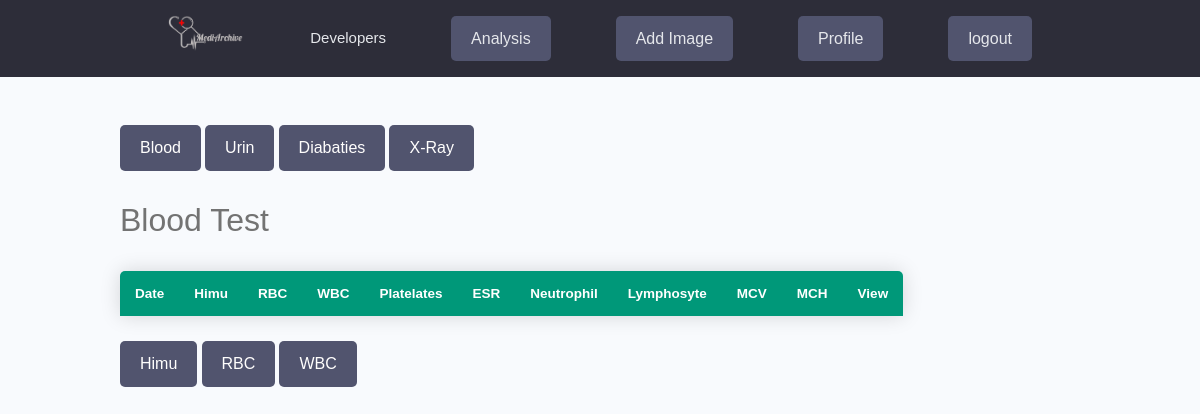
The app's page /bloodAnalysis/ (signed in), older data.
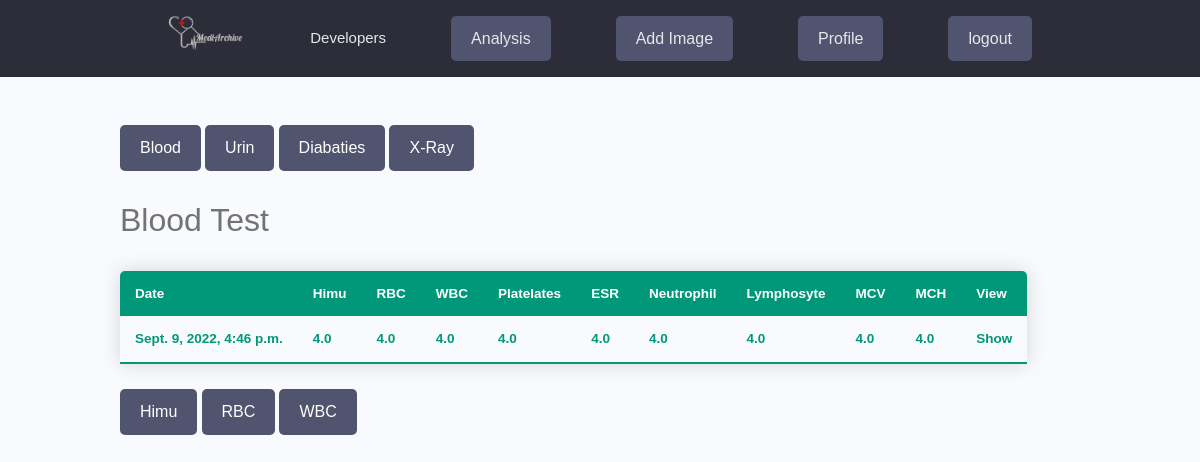
The same page, newer data.
### medical_report/models.py (models this page shows, shortened)
class Blood_report(models.Model):
    blood_owner = models.ForeignKey(Profile,null=True,blank=True,on_delete=models.CASCADE)
    hemoglobin = models.FloatField(null=True, blank=True)
    rbc = models.FloatField(null=True, blank=True)
    wbc = models.FloatField(null=True, blank=True)
    platelets = models.FloatField(null=True, blank=True)
    esr = models.FloatField(null=True, blank=True)
    neutrophil = models.FloatField(null=True, blank=True)
    lymphocyte = models.FloatField(null=True, blank=True)
    mcv = models.FloatField(null=True, blank=True)
    mch = models.FloatField(null=True, blank=True)
    created = models.DateTimeField(auto_now_add=True, blank=False)
    id = models.UUIDField(default=uuid.uuid4,unique=True,primary_key=True,editable=False)

### medical_report/views.py (the view)
# urls.py: path('bloodAnalysis/',bloodAnalysis,name='bloodAnalysis'),
@login_required(login_url='login')
def bloodAnalysis(request):
    profile = request.user.profile
    pr = profile.blood_report_set.all()
    context = {'pr': pr}
    return render(request, "medical_report/blood_analysis.html",context)

### medical_report/templates/medical_report/blood_analysis.html
{% extends 'main.html' %}
{% load static %}
{% block content  %}
<div class="container">
    <br><br>
        <a href="{% url 'bloodAnalysis' %}" class="btn btn--sub">Blood</a>
        <a href="{% url 'urinAnalysis' %}" class="btn btn--sub">Urin</a>
        <a href="" class="btn btn--sub">Diabaties</a>
        <a href="" class="btn btn--sub">X-Ray</a>
    <br><br>
    <div class=" ">
        <h3>Blood Test</h3>
        <table class="content-table">
            <thead>
            <tr>
                <th>Date</th>
                <th>Himu</th>
                <th>RBC</th>
                <th>WBC</th>
                <th>Platelates</th>
                <th>ESR</th>
                <th>Neutrophil</th>
                <th>Lymphosyte</th>
                <th>MCV</th>
                <th>MCH</th>
                <td>View</td>
            </tr>
            </thead>
            <tbody >
                {% for p in pr %}
                <tr class="active-row">
                    <td>{{  p.created }}</td>
                    <td>{{  p.hemoglobin }}</td>
                    <td>{{  p.rbc }}</td>
                    <td>{{  p.wbc }}</td>
                    <td>{{  p.platelets }}</td>
                    <td>{{  p.esr }}</td>
                    <td>{{  p.neutrophil }}</td>
                    <td>{{  p.lymphocyte }}</td>
                    <td>{{  p.mcv }}</td>
                    <td>{{  p.mch }}</td>
                    <td>Show</td>
                </tr>
                {% endfor %}
            </tbody>
        </table>
        <a href="" class="btn btn--sub">Himu</a>
        <a href="" class="btn btn--sub">RBC</a>
        <a href="" class="btn btn--sub">WBC</a>
    </div>
</div>
{% endblock  %}

### templates/main.html (shortened to what this page needs)
<!DOCTYPE html>
{% load static %}
<html>
<head>
    <link rel="stylesheet" href="https://cdn.iconmonstr.com/1.3.0/css/iconmonstr-iconic-font.min.css" />
    <link rel="stylesheet" href="{% static 'uikit/styles/uikit.css' %}" />
    <link rel="stylesheet" href="{% static 'styles/app.css' %}" />
    <link rel="stylesheet" href="{% static 'styles/a.css' %}" />
</head>
<body>
    {% include 'navbar.html' %}
    {% block content %}
    {% endblock content %}
</body>
</html>

### templates/navbar.html (shortened to what this page needs)
{% load static %}
<header class="header">
    <div class="container container--narrow">
        <a href="{% url 'developer' %}" class="header__logo">
            <img src="{% static 'images/limon.png' %} " alt="DevSearch Logo" />
        </a>
        <nav class="header__nav">
            <ul class="header__menu">
                <li class="header__menuItem"><a href="{% url 'developer' %}">Developers</a></li>
                {% if request.user.is_authenticated %}
                <li class="header__menuItem"><a href="{% url 'analysis' %}" class="btn btn--sub">Analysis</a></li>
                <li class="header__menuItem"><a href="{% url 'addImage' %}" class="btn btn--sub">Add Image</a></li>
                <li class="header__menuItem"><a href="{% url 'profile' %}" class="btn btn--sub">Profile</a></li>
                <li class="header__menuItem"><a href="{% url 'logout' %}" class="btn btn--sub">logout</a></li>
                {% else %}
                <li class="header__menuItem"><a href="{% url 'login' %}" class="btn btn--sub">Login/Sign Up</a></li>
                {% endif %}
        </nav>
    </div>
</header>

### static/styles/app.css (style rules this page uses)
:root { --color-sub: #2d2d39; }
.btn--sub { background-color: var(--color-sub-light); }
img { width: 100%; }
.header { position: sticky; z-index: 111; background-color: var(--color-sub); padding: 1.5rem 0; }
.header > .container { display: flex; justify-content: space-between; align-items: center; }
.header__logo > img { height: 3.8rem; }
.header__nav > ul { display: inline-flex; align-items: center; list-style: none; gap: 6.5rem; }
.header__menuItem > a { color: var(--color-light); font-weight: 300; }

### static/styles/a.css (style rules this page uses)
* { font-family: sans-serif; }
.content-table { border-collapse: collapse; margin: 25px 0; font-size: 0.9em; min-width: 400px; border-radius: 5px 5px 0 0; overflow: hidden; box-shadow: 0 0 20px rgba(0, 0, 0, 0.15); }
.content-table thead tr { background-color: #009879; color: #ffffff; text-align: left; font-weight: bold; }
.content-table th, .content-table td { padding: 12px 15px; }
.content-table tbody tr { border-bottom: 1px solid #dddddd; }
.content-table tbody tr:last-of-type { border-bottom: 2px solid #009879; }
.content-table tbody tr.active-row { font-weight: bold; color: #009879; }

### static/uikit/styles/modules/_variables.css (style rules this page uses)
:root { --color-main: #5aa5b9; --color-main-light: #e6faff; --color-sub: #3f4156; --color-sub-light: #51546e; --color-sub-lighter: #ededfd; --color-text: #737373; --color-gray: #8b8b8b; --color-light: #e5e7eb; --color-light-gray: #767676; --color-bg: #f8fafd; --color-white: #fffefd; --color-white-light: #f3f3f3; --color-success: #359e64; --color-success-bg: #def8e8; --color-error: #fc4b0b; --color-error-bg: #fff2ee; --font-base: 'Poppins', arial, helvetica, 'Segoe UI', roboto, ubuntu, sans-serif; --font-monospace: 'Fira Code', 'Courier New', courier, monospace; --font-regular: 300; --font-medium: 500; --font-bold: 700; --generic-shadow: 1px 1px 5px #00000010; --generic-transition: all 0.3s ease-in-out; }

### static/uikit/styles/modules/_base.css (style rules this page uses)
* { margin: 0; padding: 0; box-sizing: border-box; text-rendering: optimizeLegibility; color: inherit; font-size: inherit; }
html { font-size: 50%; }
@media only screen and (min-width: 480px) { html { font-size: 56.25%; } }
@media only screen and (min-width: 1200px) { html { font-size: 62.5%; } }
body { line-height: 1.6; font-weight: 400; font-size: 1.5rem; color: var(--color-text); background-color: var(--color-bg); min-height: 100vh; }

### static/uikit/styles/modules/_typography.css (style rules this page uses)
* { font-family: var(--font-base); }
h3 { font-size: 3.2rem; font-weight: var(--font-medium); }
a { padding-bottom: 2px; text-decoration: none; display: inline-block; color: var(--color-main); font-weight: var(--font-medium); }

### static/uikit/styles/modules/_utilities.css (style rules this page uses)
.container { width: 92%; max-width: 165rem; margin: 0 auto; box-sizing: border-box; }
.container--narrow { width: 92%; max-width: 120rem; }
@media screen and (min-width: 1000px) { .container { width: 90%; } }
@media screen and (min-width: 1000px) { .container--narrow { width: 85%; } }
@media screen and (min-width: 1200px) { .container { width: 80%; } }
@media screen and (min-width: 1200px) { .container--narrow { width: 72%; } }

### static/uikit/styles/modules/_button.css (style rules this page uses)
.btn { display: inline-block; position: relative; cursor: pointer; background-color: var(--color-light); font-weight: var(--font-medium); color: var(--color-sub); text-decoration: none; padding: 1rem 2rem; border-radius: 0.5rem; border: none; width: -webkit-fit-content; width: -moz-fit-content; width: fit-content; height: -webkit-fit-content; height: -moz-fit-content; height: fit-content; font-size: 1.6rem; outline-width: 0; outline-color: transparent; -webkit-backface-visibility: hidden; backface-visibility: hidden; transition: all 0.3s ease-in-out; }
.btn--sub { background-color: var(--color-sub); color: var(--color-white); }

Row changes from the older to the newer data that the page shows:
added Blood_report: created "Sept. 9, 2022, 4:46 p.m.", hemoglobin "4.0", rbc "4.0", wbc "4.0", platelets "4.0", esr "4.0", neutrophil "4.0", lymphocyte "4.0", mcv "4.0", mch "4.0"
